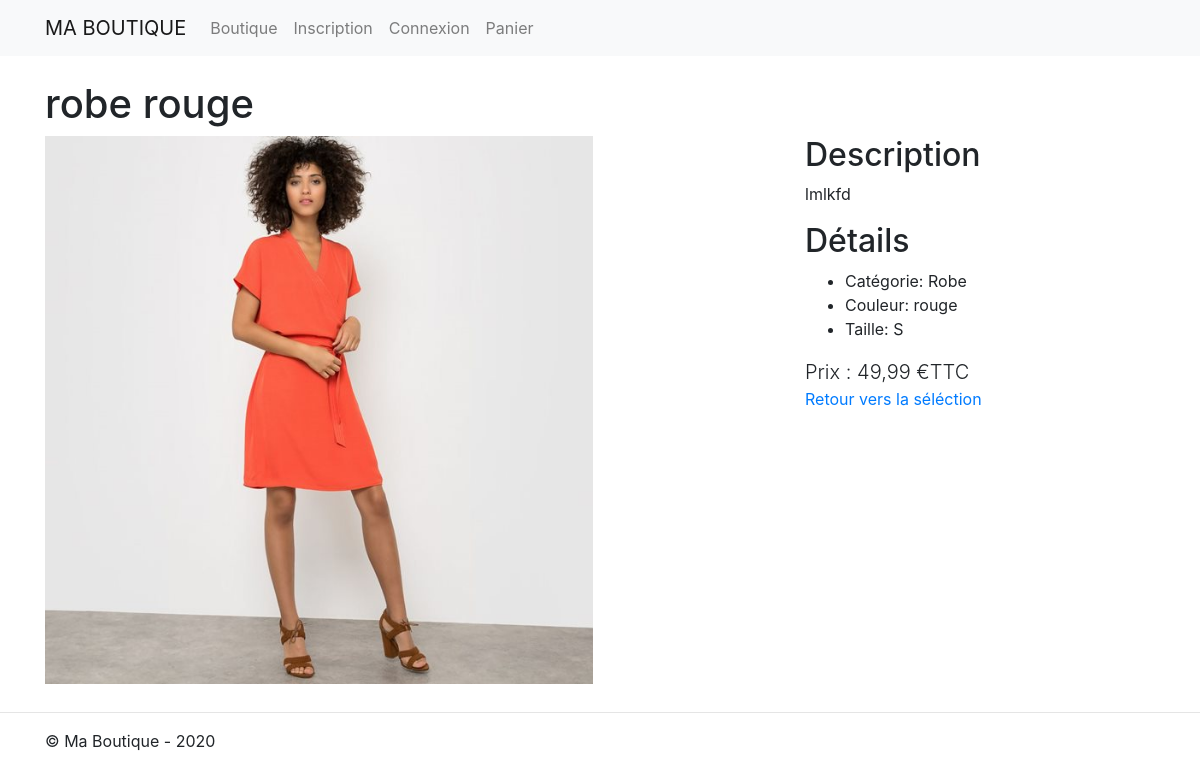
Page /detail_produit.php?id_produit=16 on the committed database.
### tables this page shows
CREATE TABLE `produit` (
  `id_produit` int(3) NOT NULL,
  `reference` varchar(20) NOT NULL,
  `categorie` varchar(20) NOT NULL,
  `titre` varchar(100) NOT NULL,
  `description` text NOT NULL,
  `couleur` varchar(20) NOT NULL,
  `taille` varchar(5) NOT NULL,
  `public` enum('m','f','mixte') NOT NULL,
  `photo` varchar(250) NOT NULL,
  `prix` float NOT NULL,
  `stock` int(3) NOT NULL
);

### inc/functions.php (called while the page is built, shortened)
<?php
function executeRequete($requete, $param= array()){
    foreach($param  as $indice=> $valeur){
        $param[$indice] =htmlspecialchars($valeur);
     }
        global $pdo;
        $resultat = $pdo->prepare($requete);
        $succes = $resultat->execute($param);
        if($succes){
            return $resultat ;
        } else{
            return false;
        }
}

### detail_produit.php (the view, shortened to what this page needs)
<?php
if(isset($_GET['id_produit'])){
    $resultat=executeRequete("SELECT * FROM produit WHERE id_produit =:id_produit", array(':id_produit'=>$_GET['id_produit']));
    $produit = $resultat->fetch(PDO::FETCH_ASSOC);
    extract($produit);
}else{
    header('location:index.php');
    exit;
}
require_once 'inc/header.php';
?>
<div class="row">
    <div class="col-12">
        <h1 class="mt-4"><?php echo $titre;  ?></h1>
    </div>
    <div class="col-md-8">
        <img class="img-fluid w-75"  src="<?php echo $photo; ?>" alt="<?php echo $titre; ?>">
    </div>
    <div class="col-md-4">
        <h2>Description</h2>
        <p><?php echo $description;?></p>
        <h2>Détails</h2>
        <ul>
            <li>Catégorie: <?php echo $categorie;?></li>
            <li>Couleur: <?php echo $couleur;?></li>
            <li>Taille: <?php echo $taille;?></li>
        </ul>
        <div class="lead">Prix :
        <?php echo number_format($prix,2,","," ");?> €TTC
        </div>
        <div><a href="index.php?categorie=<?php echo $categorie; ?>">Retour vers la séléction</a></div>
    </div>
</div>
<?php
require_once 'inc/footer.php';

### rows in the picture
produit: titre "robe rouge", photo (picture), description "lmlkfd", categorie "Robe", couleur "rouge", taille "S", prix "49,99"
